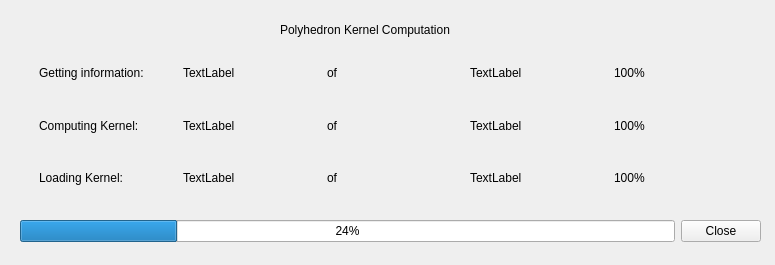
<?xml version="1.0" encoding="UTF-8"?>
<ui version="4.0">
 <class>KernelLoadingProgressDialog</class>
 <widget class="QWidget" name="KernelLoadingProgressDialog">
  <property name="geometry">
   <rect>
    <x>0</x>
    <y>0</y>
    <width>775</width>
    <height>265</height>
   </rect>
  </property>
  <property name="windowTitle">
   <string>Form</string>
  </property>
  <widget class="QLabel" name="labelPK">
   <property name="geometry">
    <rect>
     <x>280</x>
     <y>20</y>
     <width>271</width>
     <height>20</height>
    </rect>
   </property>
   <property name="text">
    <string>Polyhedron Kernel Computation</string>
   </property>
   <property name="wordWrap">
    <bool>false</bool>
   </property>
  </widget>
  <widget class="QWidget" name="verticalLayoutWidget">
   <property name="geometry">
    <rect>
     <x>30</x>
     <y>50</y>
     <width>731</width>
     <height>151</height>
    </rect>
   </property>
   <layout class="QVBoxLayout" name="verticalLayout">
    <item>
     <layout class="QHBoxLayout" name="widgetInformation">
      <property name="spacing">
       <number>6</number>
      </property>
      <property name="leftMargin">
       <number>9</number>
      </property>
      <property name="topMargin">
       <number>9</number>
      </property>
      <property name="rightMargin">
       <number>9</number>
      </property>
      <property name="bottomMargin">
       <number>9</number>
      </property>
      <item>
       <widget class="QLabel" name="label">
        <property name="text">
         <string>Getting information:</string>
        </property>
       </widget>
      </item>
      <item>
       <widget class="QLabel" name="label_loaded_info">
        <property name="text">
         <string>TextLabel</string>
        </property>
       </widget>
      </item>
      <item>
       <widget class="QLabel" name="label_3">
        <property name="text">
         <string>of</string>
        </property>
       </widget>
      </item>
      <item>
       <widget class="QLabel" name="label_total_info">
        <property name="text">
         <string>TextLabel</string>
        </property>
       </widget>
      </item>
      <item>
       <widget class="QLabel" name="label_percent_info">
        <property name="text">
         <string>100%</string>
        </property>
        <property name="textFormat">
         <enum>Qt::AutoText</enum>
        </property>
       </widget>
      </item>
     </layout>
    </item>
    <item>
     <layout class="QHBoxLayout" name="widgetCompute">
      <property name="leftMargin">
       <number>9</number>
      </property>
      <property name="topMargin">
       <number>9</number>
      </property>
      <property name="rightMargin">
       <number>9</number>
      </property>
      <property name="bottomMargin">
       <number>9</number>
      </property>
      <item>
       <widget class="QLabel" name="label_6">
        <property name="text">
         <string>Computing Kernel:</string>
        </property>
       </widget>
      </item>
      <item>
       <widget class="QLabel" name="label_loaded_compute">
        <property name="text">
         <string>TextLabel</string>
        </property>
       </widget>
      </item>
      <item>
       <widget class="QLabel" name="label_8">
        <property name="text">
         <string>of</string>
        </property>
       </widget>
      </item>
      <item>
       <widget class="QLabel" name="label_total_compute">
        <property name="text">
         <string>TextLabel</string>
        </property>
       </widget>
      </item>
      <item>
       <widget class="QLabel" name="label_percent_compute">
        <property name="text">
         <string>100%</string>
        </property>
        <property name="textFormat">
         <enum>Qt::AutoText</enum>
        </property>
       </widget>
      </item>
     </layout>
    </item>
    <item>
     <layout class="QHBoxLayout" name="widgetKernelmodel">
      <property name="leftMargin">
       <number>9</number>
      </property>
      <property name="topMargin">
       <number>9</number>
      </property>
      <property name="rightMargin">
       <number>9</number>
      </property>
      <property name="bottomMargin">
       <number>9</number>
      </property>
      <item>
       <widget class="QLabel" name="label_11">
        <property name="text">
         <string>Loading Kernel:</string>
        </property>
       </widget>
      </item>
      <item>
       <widget class="QLabel" name="label_loaded_kernel">
        <property name="text">
         <string>TextLabel</string>
        </property>
       </widget>
      </item>
      <item>
       <widget class="QLabel" name="label_13">
        <property name="text">
         <string>of</string>
        </property>
       </widget>
      </item>
      <item>
       <widget class="QLabel" name="label_total_kernel">
        <property name="text">
         <string>TextLabel</string>
        </property>
       </widget>
      </item>
      <item>
       <widget class="QLabel" name="label_percent_kernel">
        <property name="text">
         <string>100%</string>
        </property>
        <property name="textFormat">
         <enum>Qt::AutoText</enum>
        </property>
       </widget>
      </item>
     </layout>
    </item>
   </layout>
  </widget>
  <widget class="QWidget" name="widget" native="true">
   <property name="geometry">
    <rect>
     <x>20</x>
     <y>210</y>
     <width>741</width>
     <height>43</height>
    </rect>
   </property>
   <property name="sizePolicy">
    <sizepolicy hsizetype="Preferred" vsizetype="Maximum">
     <horstretch>0</horstretch>
     <verstretch>0</verstretch>
    </sizepolicy>
   </property>
   <layout class="QHBoxLayout" name="horizontalLayout_3">
    <item>
     <widget class="QProgressBar" name="progressBar">
      <property name="value">
       <number>24</number>
      </property>
     </widget>
    </item>
    <item>
     <widget class="QPushButton" name="pushButton">
      <property name="text">
       <string>Close</string>
      </property>
     </widget>
    </item>
   </layout>
  </widget>
 </widget>
 <resources/>
 <connections/>
</ui>
